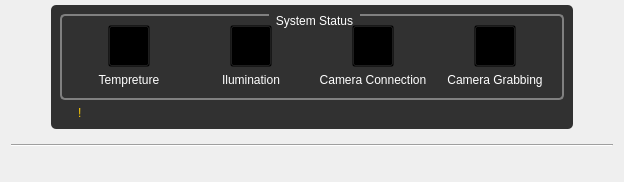
            <widget class="QFrame" name="mainpage_right_frame">
             <property name="minimumSize">
              <size>
               <width>500</width>
               <height>0</height>
              </size>
             </property>
             <layout class="QVBoxLayout" name="left_main_page_">
              <property name="spacing">
               <number>0</number>
              </property>
              <property name="leftMargin">
               <number>11</number>
              </property>
              <property name="topMargin">
               <number>5</number>
              </property>
              <property name="bottomMargin">
               <number>5</number>
              </property>
              <item>
               <layout class="QHBoxLayout" name="horizontalLayout_35">
                <property name="topMargin">
                 <number>0</number>
                </property>
                <item>
                 <spacer name="horizontalSpacer_61">
                  <property name="orientation">
                   <enum>Qt::Horizontal</enum>
                  </property>
                  <property name="sizeHint" stdset="0">
                   <size>
                    <width>40</width>
                    <height>20</height>
                   </size>
                  </property>
                 </spacer>
                </item>
                <item>
                 <widget class="QFrame" name="mainpage_warnings_frame">
                  <property name="minimumSize">
                   <size>
                    <width>0</width>
                    <height>80</height>
                   </size>
                  </property>
                  <property name="maximumSize">
                   <size>
                    <width>16777215</width>
                    <height>130</height>
                   </size>
                  </property>
                  <property name="styleSheet">
                   <string notr="true">#mainpage_warnings_frame{
	background-color:rgb(49, 49, 49);
	border-radius: 5px;
}

QGroupBox::title {
    subcontrol-origin: margin;
    subcontrol-position: top center; /* position at the top center */
    padding: 0 5px;
    color: white;
}

QGroupBox {

    border: 2px solid gray;
    border-radius: 5px;
}

QLabel{
	
	color: white;
	text-align: center;
}

QPushButton:hover
{
	border: 1px solid rgb(150, 150, 150);
	border-radius: 5px;

}

QPushButton
{
	max-height: 40px;
	min-height: 40px;

	max-width: 40px;
	min-width: 40px;

	margin: 0px auto;
	
	background-color: rgba(0,0,0,0);
}</string>
                  </property>
                  <property name="frameShape">
                   <enum>QFrame::StyledPanel</enum>
                  </property>
                  <property name="frameShadow">
                   <enum>QFrame::Raised</enum>
                  </property>
                  <layout class="QVBoxLayout" name="verticalLayout_7">
                   <item>
                    <widget class="QGroupBox" name="groupBox_2">
                     <property name="title">
                      <string>System Status</string>
                     </property>
                     <layout class="QGridLayout" name="gridLayout_2">
                      <property name="bottomMargin">
                       <number>11</number>
                      </property>
                      <item row="0" column="1">
                       <widget class="QPushButton" name="mainpage_illumination_warning_btn">
                        <property name="cursor">
                         <cursorShape>PointingHandCursor</cursorShape>
                        </property>
                        <property name="text">
                         <string/>
                        </property>
                        <property name="icon">
                         <iconset resource="Assets.qrc">
                          <normaloff>:/assets/Assets/icons/icons8-headlight-green-50.png</normaloff>:/assets/Assets/icons/icons8-headlight-green-50.png</iconset>
                        </property>
                        <property name="iconSize">
                         <size>
                          <width>35</width>
                          <height>35</height>
                         </size>
                        </property>
                       </widget>
                      </item>
                      <item row="2" column="0">
                       <widget class="QLabel" name="label_4">
                        <property name="text">
                         <string>Tempreture</string>
                        </property>
                        <property name="alignment">
                         <set>Qt::AlignCenter</set>
                        </property>
                       </widget>
                      </item>
                      <item row="2" column="2">
                       <widget class="QLabel" name="label_11">
                        <property name="text">
                         <string>Camera Connection</string>
                        </property>
                        <property name="alignment">
                         <set>Qt::AlignCenter</set>
                        </property>
                       </widget>
                      </item>
                      <item row="0" column="0">
                       <widget class="QPushButton" name="mainpage_tempreture_warning_btn">
                        <property name="minimumSize">
                         <size>
                          <width>114</width>
                          <height>40</height>
                         </size>
                        </property>
                        <property name="cursor">
                         <cursorShape>PointingHandCursor</cursorShape>
                        </property>
                        <property name="styleSheet">
                         <string notr="true"/>
                        </property>
                        <property name="text">
                         <string/>
                        </property>
                        <property name="icon">
                         <iconset resource="Assets.qrc">
                          <normaloff>:/assets/Assets/icons/icons8-thermometer-green-50.png</normaloff>:/assets/Assets/icons/icons8-thermometer-green-50.png</iconset>
                        </property>
                        <property name="iconSize">
                         <size>
                          <width>35</width>
                          <height>35</height>
                         </size>
                        </property>
                       </widget>
                      </item>
                      <item row="2" column="1">
                       <widget class="QLabel" name="label_10">
                        <property name="text">
                         <string>Ilumination</string>
                        </property>
                        <property name="alignment">
                         <set>Qt::AlignCenter</set>
                        </property>
                       </widget>
                      </item>
                      <item row="2" column="3">
                       <widget class="QLabel" name="label_14">
                        <property name="text">
                         <string>Camera Grabbing</string>
                        </property>
                        <property name="alignment">
                         <set>Qt::AlignCenter</set>
                        </property>
                       </widget>
                      </item>
                      <item row="0" column="2">
                       <widget class="QPushButton" name="mainpage_camera_connection_warning_btn">
                        <property name="cursor">
                         <cursorShape>PointingHandCursor</cursorShape>
                        </property>
                        <property name="text">
                         <string/>
                        </property>
                        <property name="icon">
                         <iconset resource="Assets.qrc">
                          <normaloff>:/assets/Assets/icons/icons8-connection-green-50.png</normaloff>:/assets/Assets/icons/icons8-connection-green-50.png</iconset>
                        </property>
                        <property name="iconSize">
                         <size>
                          <width>35</width>
                          <height>35</height>
                         </size>
                        </property>
                       </widget>
                      </item>
                      <item row="0" column="3">
                       <widget class="QPushButton" name="mainpage_camera_grabbing_warning_btn">
                        <property name="cursor">
                         <cursorShape>PointingHandCursor</cursorShape>
                        </property>
                        <property name="styleSheet">
                         <string notr="true"/>
                        </property>
                        <property name="text">
                         <string/>
                        </property>
                        <property name="icon">
                         <iconset resource="Assets.qrc">
                          <normaloff>:/assets/Assets/icons/icons8-camera-green-50.png</normaloff>:/assets/Assets/icons/icons8-camera-green-50.png</iconset>
                        </property>
                        <property name="iconSize">
                         <size>
                          <width>35</width>
                          <height>35</height>
                         </size>
                        </property>
                       </widget>
                      </item>
                     </layout>
                    </widget>
                   </item>
                   <item>
                    <widget class="QLabel" name="mainpage_warning_massage_lbl">
                     <property name="styleSheet">
                      <string notr="true">color:rgb(255, 204, 2);
padding-left:15px;</string>
                     </property>
                     <property name="text">
                      <string>!</string>
                     </property>
                    </widget>
                   </item>
                  </layout>
                 </widget>
                </item>
                <item>
                 <spacer name="horizontalSpacer_60">
                  <property name="orientation">
                   <enum>Qt::Horizontal</enum>
                  </property>
                  <property name="sizeHint" stdset="0">
                   <size>
                    <width>40</width>
                    <height>20</height>
                   </size>
                  </property>
                 </spacer>
                </item>
               </layout>
              </item>
              <item>
               <spacer name="verticalSpacer_18">
                <property name="orientation">
                 <enum>Qt::Vertical</enum>
                </property>
                <property name="sizeType">
                 <enum>QSizePolicy::Maximum</enum>
                </property>
                <property name="sizeHint" stdset="0">
                 <size>
                  <width>20</width>
                  <height>15</height>
                 </size>
                </property>
               </spacer>
              </item>
              <item>
               <layout class="QHBoxLayout" name="mainpage_grading_chart_frame">
                <property name="leftMargin">
                 <number>9</number>
                </property>
                <property name="topMargin">
                 <number>0</number>
                </property>
               </layout>
              </item>
              <item>
               <widget class="Line" name="line_2">
                <property name="orientation">
                 <enum>Qt::Horizontal</enum>
                </property>
               </widget>
              </item>
              <item>
               <spacer name="verticalSpacer_37">
                <property name="orientation">
                 <enum>Qt::Vertical</enum>
                </property>
                <property name="sizeType">
                 <enum>QSizePolicy::Maximum</enum>
                </property>
                <property name="sizeHint" stdset="0">
                 <size>
                  <width>20</width>
                  <height>30</height>
                 </size>
                </property>
               </spacer>
              </item>
              <item>
               <layout class="QHBoxLayout" name="mainpage_second_chart_frame"/>
              </item>
             </layout>
            </widget>
